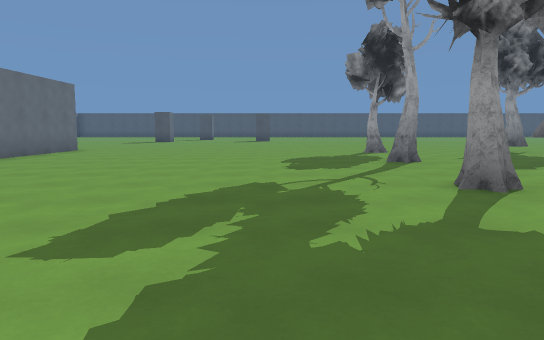
View 1 (above)

24 first-person views from a walk through a level from a Godot 3-D game. The camera is 1.3 m above the floor, tilts 6° down and sees 70° across. The floor is counted in squares, 2 m on a side. Each view is taken from the middle of a square. On the plan, view 1 faces up. The plan holds only what a view shows up to about 11 squares ahead; the rest is blank. The place goes on beyond the plan. Surface patterns are stand-ins for the level's own textures.

View 2
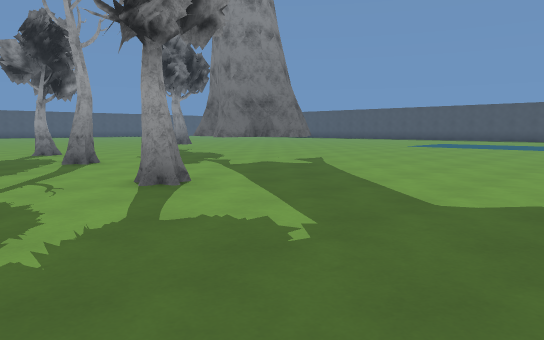

View 3
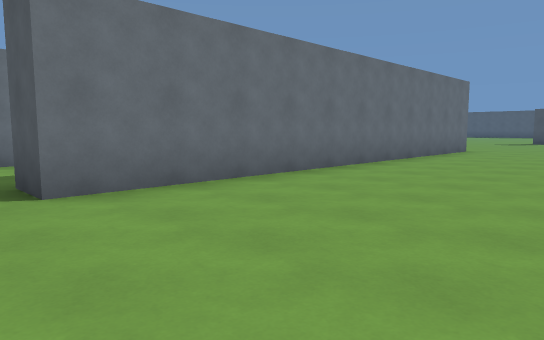

View 4
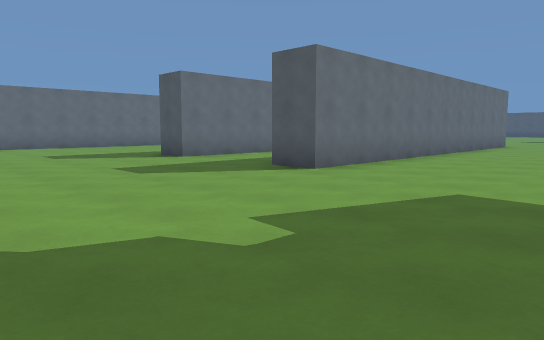

View 5
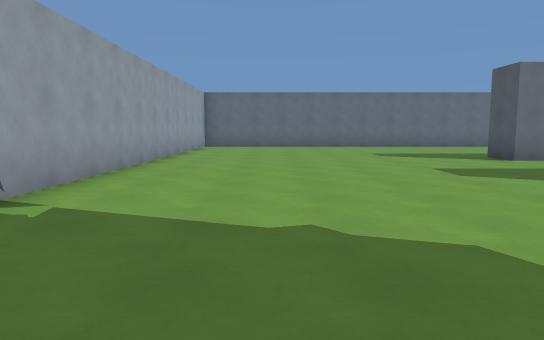

View 6
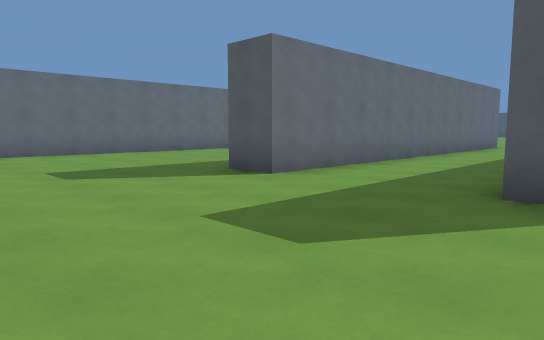

View 7
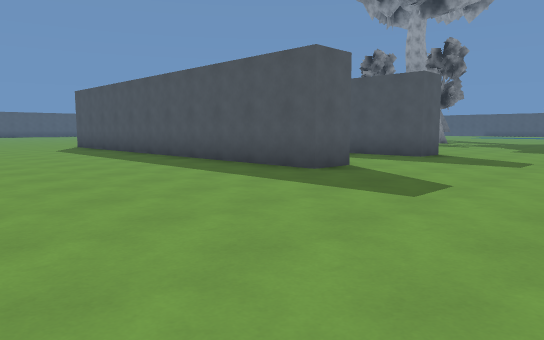

View 8
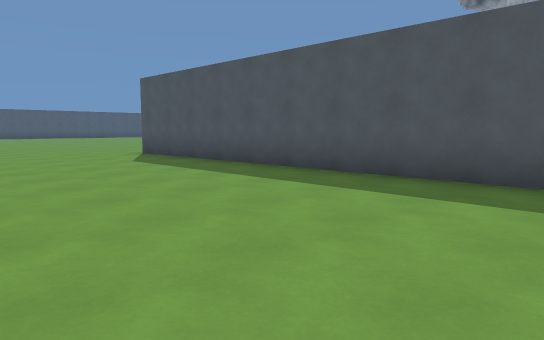

View 9
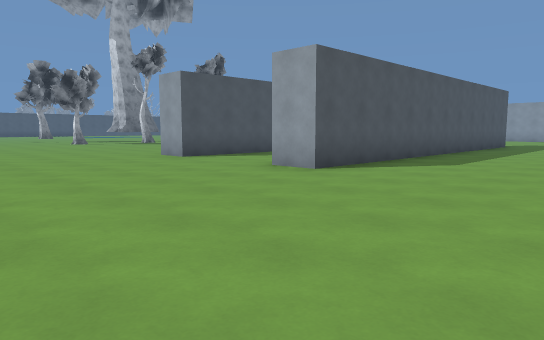

View 10
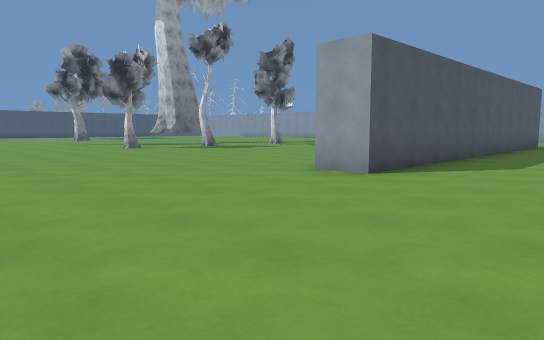

View 11
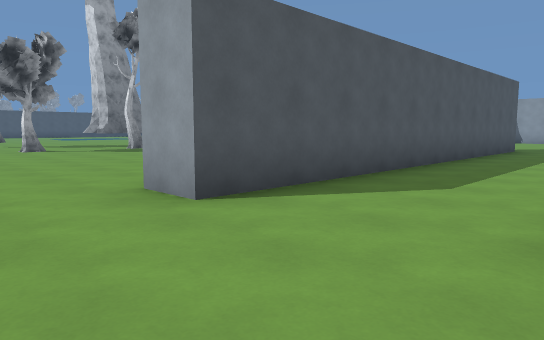

View 12
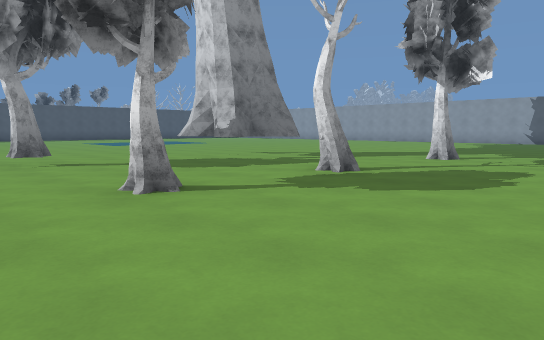

View 13
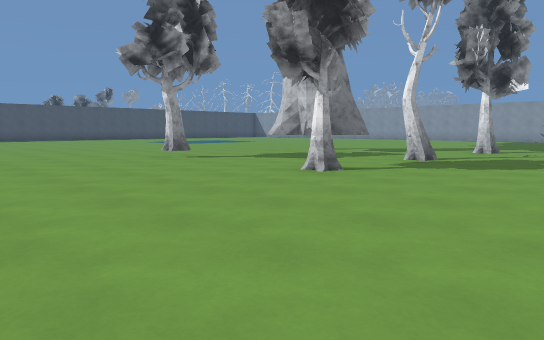

View 14
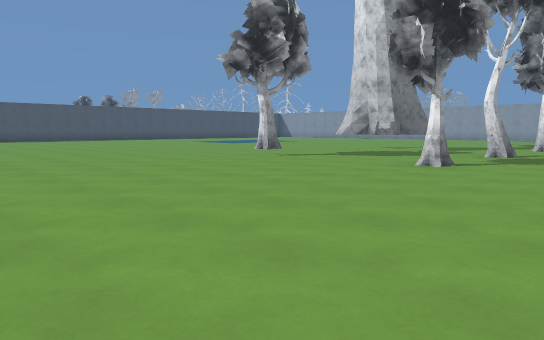

View 15
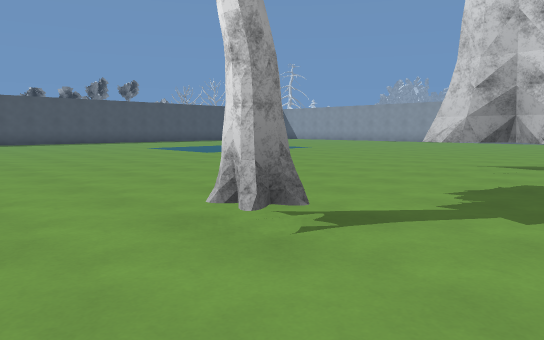

View 16
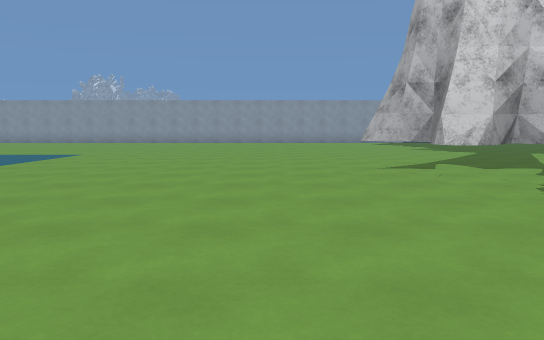

View 17
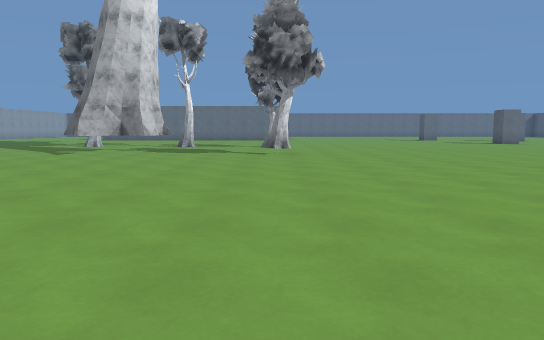

View 18
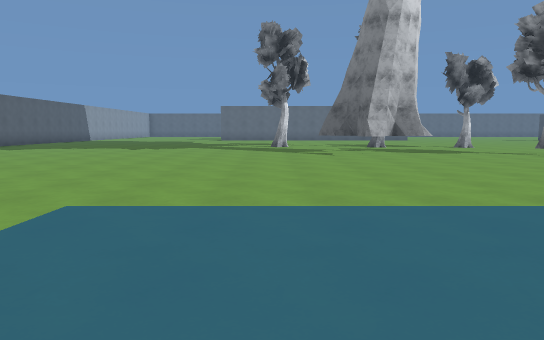

View 19
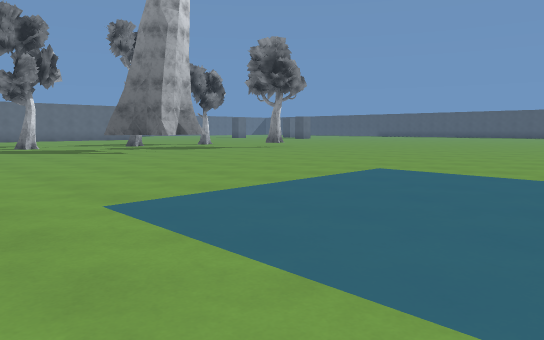

View 20
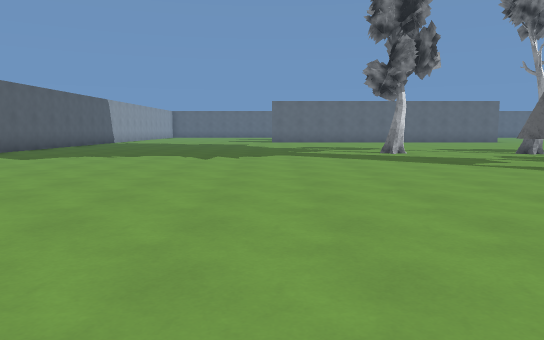

View 21
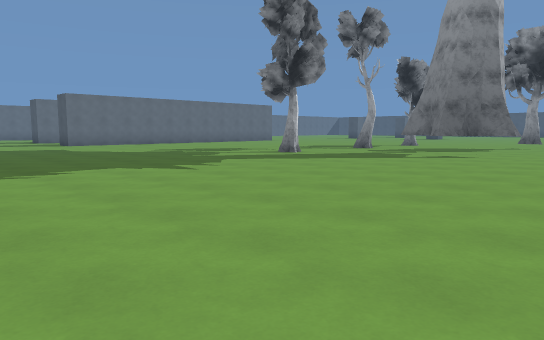

View 22
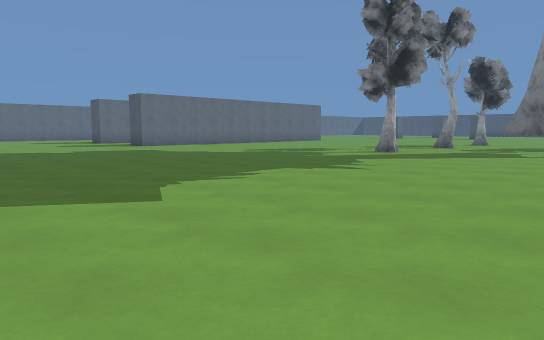

View 23
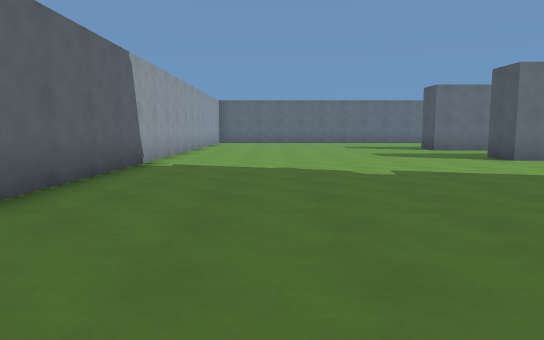

View 24
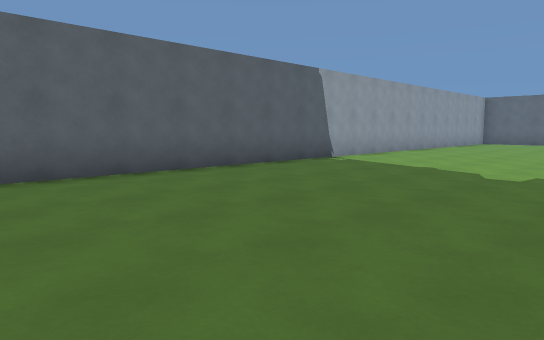

### Floor plan
Points are (right, up) in squares from view 1. A wall is a line through its corners. A room is listed if a view was taken in it or the views show most of it. See-through windows are left out.
Room 1 (views 1, 2, 3, 4, 5, 6, 7, 8, 9, 10, 11, 12, 13, 14, 15, 16, 17, 18, 19, 20, 21, 22, 23, 24)
walls: (4.8, 6.5) (5.1, 6.8) (5.5, 7) (5.3, 7.8) (5.8, 8) (6.3, 7.5) (6.7, 8) (7.2, 8) (7, 7) (7.5, 6.8) (7.6, 6.3) (6.8, 6.2) (6.5, 5.4); (4.9, 6.3) (5.1, 6.8) (5.5, 7.1); (5, 6.7) (5.5, 7.1); (5.9, 6.1) (4.9, 6.3) (5, 6.8); (6, 5.3) (5.7, 6.2); (5.7, 8) (6.3, 7.6); (6.7, 5.9) (6.2, 5.4) (5.9, 5.8) (5.8, 6.2) (5.2, 6.1); (6.2, 7.6) (6.8, 8); (7, 7.1) (7.5, 6.8) (7.7, 6.5); (7, 7.1) (7.5, 6.7); (6.6, 7.9) (6.8, 8); (6.7, 8) (7.2, 7.8); (7.4, 6.8) (7.5, 6.3); (-6, 1) (-7, 1) (-7, 12) (-6, 12) (-6, 1); (-10, 8.8) (-10, 1) (-11, 1) (-11, 12) (-10, 12); (-13.1, -6.5) (2.4, -6.5)
objects: tree (2, 4); tree (3, 8); tree (3, 11); tree (7, 11)

Where each view was taken, in squares from view 1:
view 1: 0 up, 0 right, facing up
view 2: 0 up, 0 right, facing up-right
view 3: 0 up, 2 left, facing up-left
view 4: 4 down, 2 left, facing up-left
view 5: 4 down, 2 left, facing left
view 6: 3 down, 6 left, facing up-left
view 7: 3 down, 16 left, facing up-right
view 8: 2 up, 16 left, facing up-right
view 9: 17 up, 15 left, facing down-right
view 10: 17 up, 10 left, facing down-right
view 11: 14 up, 10 left, facing down-right
view 12: 13 up, 1 left, facing down-right
view 13: 16 up, 1 left, facing down-right
view 14: 18 up, 0 right, facing down-right
view 15: 13 up, 5 right, facing down-right
view 16: 12 up, 9 right, facing down
view 17: 11 up, 17 right, facing left
view 18: 4 up, 17 right, facing left
view 19: 1 up, 17 right, facing up-left
view 20: 1 up, 13 right, facing left
view 21: 4 down, 10 right, facing up-left
view 22: 6 down, 8 right, facing up-left
view 23: 4 down, 2 right, facing left
view 24: 1 down, 2 right, facing down-left
